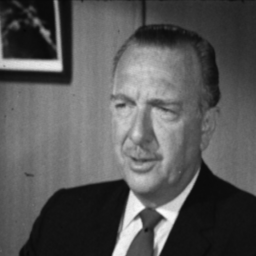
%> input picture main/man.tiff, 256 x 256 px
$ octave combined.m   (GNU Octave 9; MATLAB toolbox functions it lacks are replaced by stand-ins)
%> lines starting %> are read from the running program, lines starting %| are printed output that depends on the picture
clc;
clear all;
close all;
I=imread('man.tiff');
%> I is the input picture: size 256x256 uint8; min 6, max 253, mean 87.3
I=imresize(I,[512,512]);
%> I: size 512x512 uint8
[R,C,Z]=size(I);
%> R = 512; C = 512; Z = 1
if(size(I,3)~=1)
    I=rgb2gray(I);
end
H=imhist(I);
%> H = 256 values, max 13484 at index 20, min 0 at index 1, mean 1024
[Height, Peak]=max(H);
%> Height = 13484; Peak = 20
PixPeak=Peak-1;
%> PixPeak = 19
I1=I;
for x=1:R
    for y=1:C
        if I(x,y)>PixPeak && I(x,y)<255
            I1(x,y)=I1(x,y)+1;
        end
    end
end
subplot(2,2,1); image(I);title('Original Image');
subplot(2,2,2); image(I1);title('Stego Image');

D=randi([0,1],1,Height);
K=1;
IS=I1;
for x=1:R
    for y=1:C
        if I1(x,y)==PixPeak
            DB=D(1,K);
            if DB==1
                IS(x,y)=IS(x,y)+1;
            end
        K=K+1;
        end
    end
end
%> IS: size 512x512 uint8; min 6, max 254, mean 88.1; mean of the top-left, top-right, bottom-left and bottom-right quarters 99.2, 86, 83.2, 84.2
%> after the loop, DB = 1; K = 13485

subplot(2,2,3); image(IS);title('Stego Data Image');
%> after `title('Stego Data Image')`:
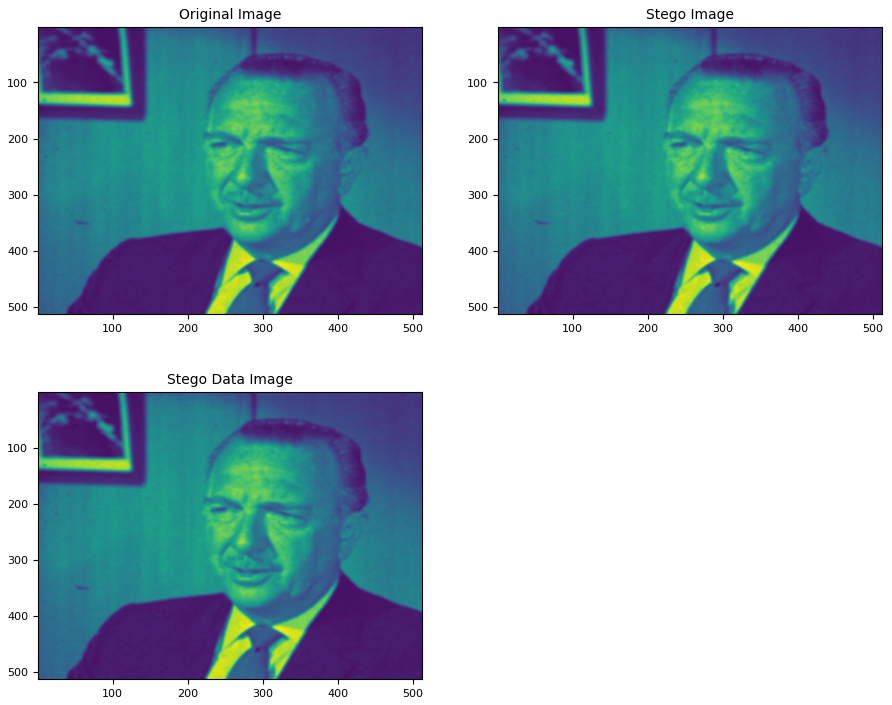
%> figure redrawn from the program's plot data, 3 panels
E=IS;
IR=uint8(zeros(R,C));
ED=zeros(1,Height);%extracted data
k=1;
for x=1:R
    for y=1:C
        if E(x,y)==PixPeak
            ED(1,k)=0;
            k=k+1;
        elseif E(x,y)==(PixPeak+1)
            ED(1,k)=1;
            k=k+1;
        end
        if E(x,y)<=PixPeak
            IR(x,y)=E(x,y);
        elseif E(x,y) > PixPeak
            IR(x,y)=E(x,y);
        end
    end
end
%> after the loop, k = 13485
imshow(IR);title('recovered image');
%> after `title('recovered image')`:
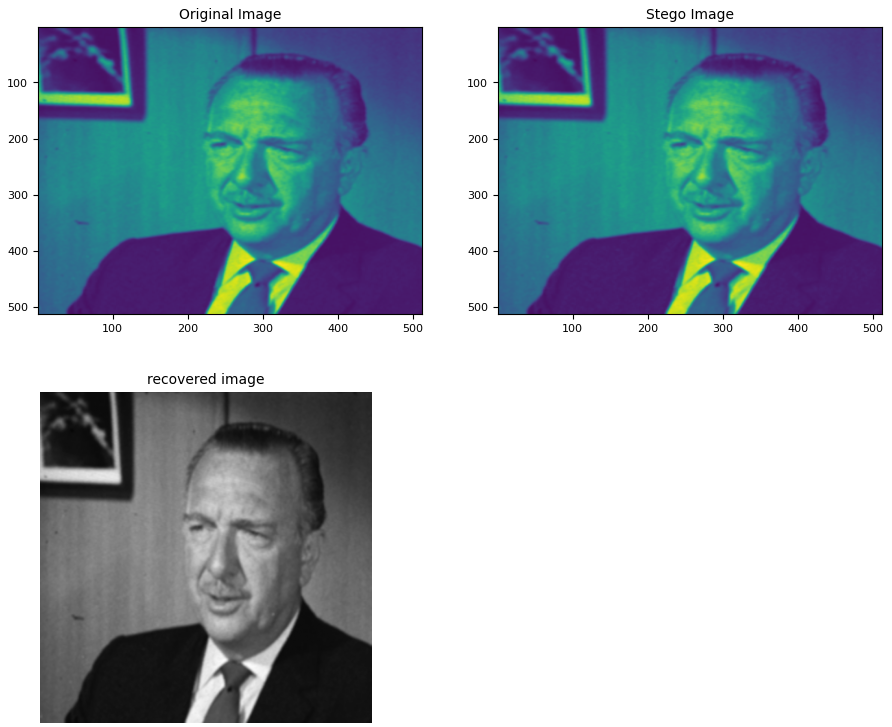
%> figure redrawn from the program's plot data, 3 panels
